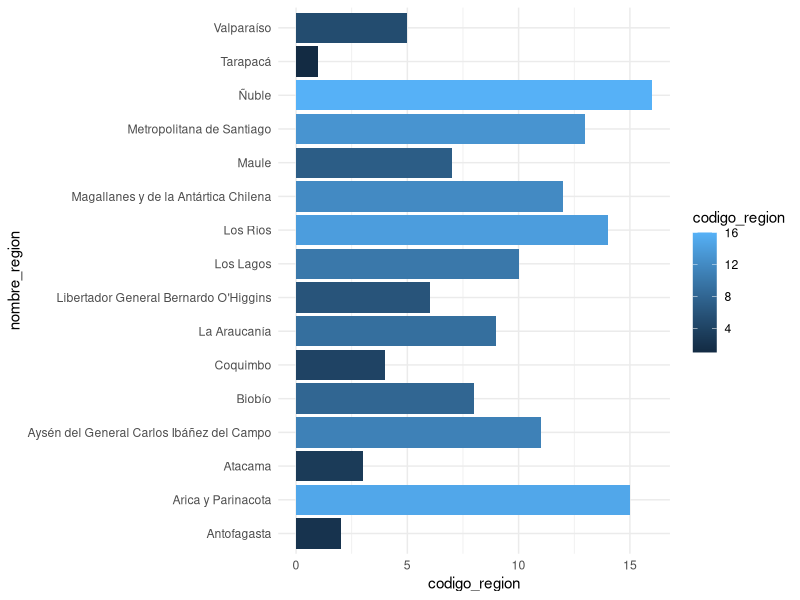
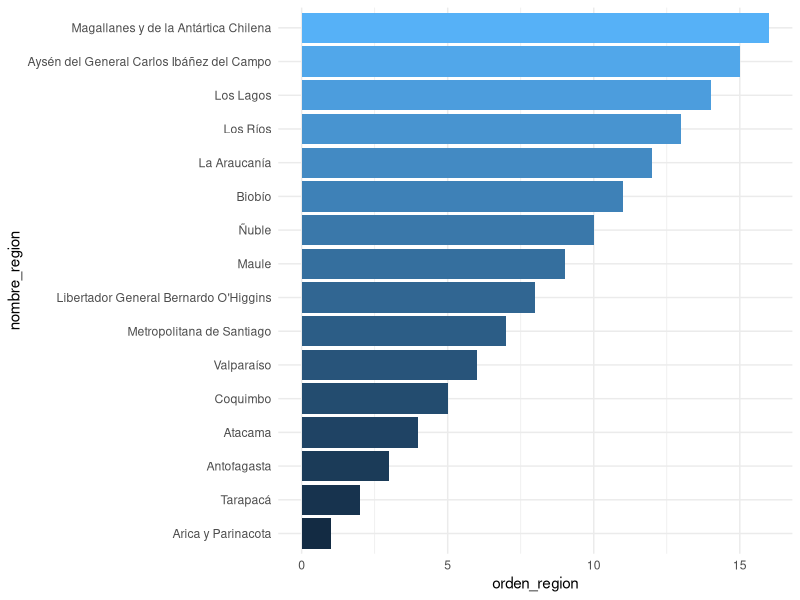
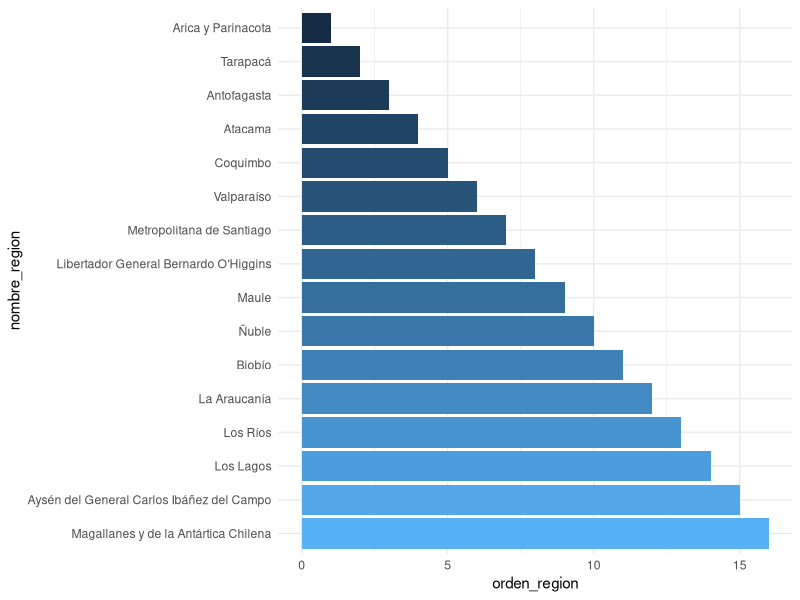

Reproduce these figures in R, in order.
## ---- chunk 1
#| warning: false
library(dplyr)
## ---- chunk 2
regiones <- tibble::tribble(
  ~codigo_region,                  ~nombre_region,
  1,                                   "Tarapacá",
  2,                                "Antofagasta",
  3,                                    "Atacama",
  4,                                   "Coquimbo",
  5,                                 "Valparaíso",
  6,      "Libertador General Bernardo O'Higgins",
  7,                                      "Maule",
  8,                                     "Biobío",
  9,                               "La Araucanía",
  10,                                 "Los Lagos",
  11, "Aysén del General Carlos Ibáñez del Campo",
  12,      "Magallanes y de la Antártica Chilena",
  13,                 "Metropolitana de Santiago",
  14,                                  "Los Ríos",
  15,                        "Arica y Parinacota",
  16,                                     "Ñuble"
)
## ---- chunk 3
regiones
## ---- chunk 4
regiones_ordenadas <- regiones |> 
  # agregar orden de región de norte a sur
  mutate(orden_region = case_match(codigo_region,
                                   15 ~ 1,
                                   1 ~ 2,
                                   2 ~ 3,
                                   3 ~ 4,
                                   4 ~ 5,
                                   5 ~ 6,
                                   13 ~ 7,
                                   6 ~ 8,
                                   7 ~ 9,
                                   16 ~ 10,
                                   8 ~ 11,
                                   9 ~ 12,
                                   14 ~ 13,
                                   10 ~ 14,
                                   11 ~ 15,
                                   12 ~ 16
                                   
  ))
## ---- chunk 5
regiones_ordenadas |> 
  arrange(orden_region)
## ---- chunk 6
library(ggplot2)

regiones_ordenadas |> 
  ggplot() +
  aes(x = codigo_region, 
      y = nombre_region, 
      fill = codigo_region) +
  geom_col() +
  theme_minimal()
## ---- chunk 7
library(forcats)

# ordenar variable a partir de una segunda variable numérica
regiones_ordenadas_2 <- regiones_ordenadas |> 
  mutate(nombre_region = forcats::fct_reorder(nombre_region, orden_region))
## ---- chunk 8
# crear un gráfico
regiones_ordenadas_2 |> 
  ggplot() +
  aes(x = orden_region,
      y = nombre_region, 
      fill = orden_region) +
  geom_col() +
  theme_minimal() +
  guides(fill = guide_none())
## ---- chunk 9
regiones_ordenadas_2 |> 
  # invertir orden de la variable
  mutate(nombre_region = forcats::fct_rev(nombre_region)) |> 
  ggplot() +
    aes(x = orden_region,
      y = nombre_region, 
      fill = orden_region) +
  geom_col() +
  theme_minimal() +
  guides(fill = guide_none())

## ---- chunk 10
#| output: false
# regiones_ordenadas |> 
#   datapasta::dpasta()

tibble::tribble(
     ~codigo_region,                              ~nombre_region, ~orden_region,
                  1,                                  "Tarapacá",             2,
                  2,                               "Antofagasta",             3,
                  3,                                   "Atacama",             4,
                  4,                                  "Coquimbo",             5,
                  5,                                "Valparaíso",             6,
                  6,     "Libertador General Bernardo O'Higgins",             8,
                  7,                                     "Maule",             9,
                  8,                                    "Biobío",            11,
                  9,                              "La Araucanía",            12,
                 10,                                 "Los Lagos",            14,
                 11, "Aysén del General Carlos Ibáñez del Campo",            15,
                 12,      "Magallanes y de la Antártica Chilena",            16,
                 13,                 "Metropolitana de Santiago",             7,
                 14,                                  "Los Ríos",            13,
                 15,                        "Arica y Parinacota",             1,
                 16,                                     "Ñuble",            10
     )
